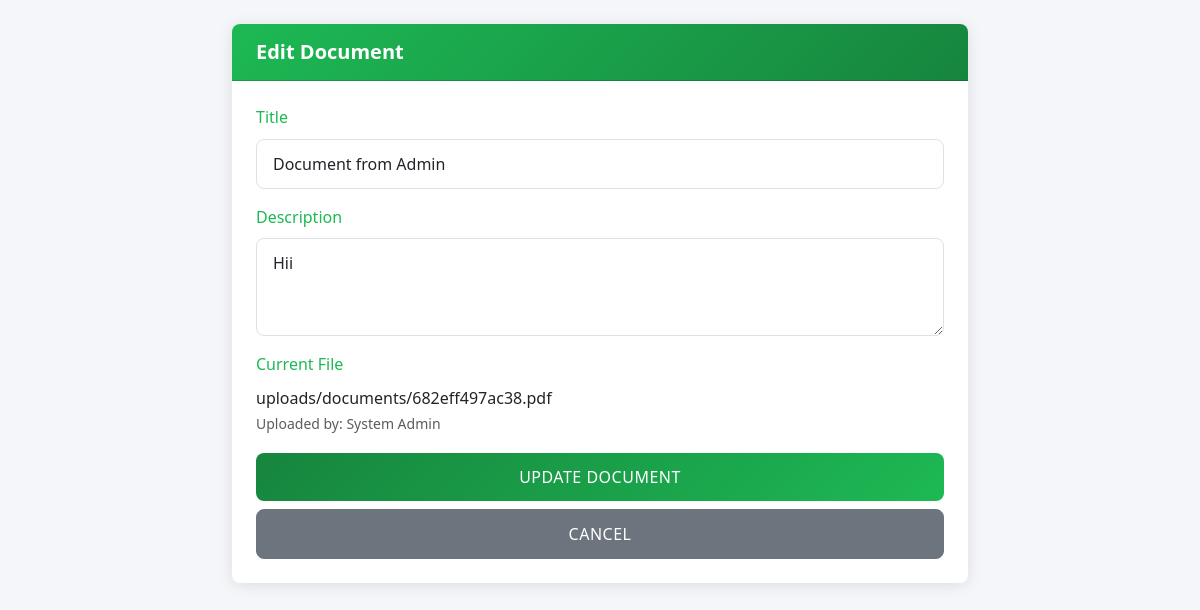
Screenshot of /admin/edit_document.php?id=51 (signed in) with the database file from the repository.
### tables this page shows
CREATE TABLE `documents` (
  `document_id` int(11) NOT NULL,
  `title` varchar(255) NOT NULL,
  `description` text DEFAULT NULL,
  `file_path` varchar(255) NOT NULL,
  `file_type` varchar(50) DEFAULT NULL,
  `file_size` int(11) DEFAULT NULL,
  `sha256_hash` varchar(64) DEFAULT NULL,
  `hmac_signature` text DEFAULT NULL,
  `digital_signature` text DEFAULT NULL,
  `uploaded_by` int(11) DEFAULT NULL,
  `created_at` timestamp NOT NULL DEFAULT current_timestamp(),
  `updated_at` timestamp NOT NULL DEFAULT current_timestamp() ON UPDATE current_timestamp()
);

CREATE TABLE `users` (
  `id` int(11) NOT NULL,
  `username` varchar(50) NOT NULL,
  `email` varchar(100) NOT NULL,
  `password` varchar(255) NOT NULL,
  `google_id` varchar(255) DEFAULT NULL,
  `github_id` varchar(255) DEFAULT NULL,
  `okta_id` varchar(255) DEFAULT NULL,
  `auth_method` enum('manual','github','google','okta') NOT NULL DEFAULT 'manual',
  `profile_picture` varchar(255) DEFAULT NULL,
  `is_active` tinyint(1) DEFAULT 1,
  `is_verified` tinyint(1) DEFAULT 0,
  `verification_token` varchar(255) DEFAULT NULL,
  `status` enum('pending','active','inactive') DEFAULT 'pending',
  `mfa_enabled` tinyint(1) DEFAULT 0,
  `created_at` timestamp NOT NULL DEFAULT current_timestamp(),
  `updated_at` timestamp NOT NULL DEFAULT current_timestamp() ON UPDATE current_timestamp(),
  `role_id` int(11) DEFAULT NULL
);

### admin/edit_document.php (the view, shortened to what this page needs)
<?php
$database = new Database();
$db = $database->getConnection();
$document_id = $_GET['id'];
try {
    $stmt = $db->prepare("
        SELECT d.*, u.username as uploaded_by_name
        FROM documents d
        LEFT JOIN users u ON d.uploaded_by = u.id
        WHERE d.document_id = ?
    ");
    $stmt->execute([$document_id]);
    $doc = $stmt->fetch(PDO::FETCH_ASSOC);
} catch (Exception $e) {
    $_SESSION['error'] = $e->getMessage();
    header('Location: dashboard.php');
    exit();
}
?>
<!DOCTYPE html>
<html lang="en">
<head>
    <link href="https://cdn.jsdelivr.net/npm/bootstrap@5.3.0/dist/css/bootstrap.min.css" rel="stylesheet">
    <link rel="stylesheet" href="../css/styles.css">
</head>
<body>
    <div class="container mt-4">
        <div class="row">
            <div class="col-md-8 mx-auto">
                <div class="card">
                    <div class="card-header">
                        <h5 class="card-title mb-0">Edit Document</h5>
                    </div>
                    <div class="card-body">
                        <form method="POST" action="">
                            <div class="mb-3">
                                <label class="form-label">Title</label>
                                <input type="text" class="form-control" name="title"
                                       value="<?php echo htmlspecialchars($doc['title']); ?>" required>
                            </div>
                            <div class="mb-3">
                                <label class="form-label">Description</label>
                                <textarea class="form-control" name="description" rows="3"><?php
                                    echo htmlspecialchars($doc['description']);
                                ?></textarea>
                            </div>
                            <div class="mb-3">
                                <label class="form-label">Current File</label>
                                <p class="form-control-static">
                                    <?php echo htmlspecialchars($doc['file_path']); ?>
                                    <br>
                                    <small class="text-muted">
                                        Uploaded by: <?php echo htmlspecialchars($doc['uploaded_by_name']); ?>
                                    </small>
                                </p>
                            </div>
                            <div class="d-grid gap-2">
                                <button type="submit" class="btn btn-primary">Update Document</button>
                                <a href="dashboard.php" class="btn btn-secondary">Cancel</a>
                            </div>
                        </form>
                    </div>
                </div>
            </div>
        </div>
    </div>
</body>
</html>

### css/styles.css (style rules this page uses)
:root { --primary-color: #1DB954; --secondary-color: #17853E; --accent-color: #e74c3c; --success-color: #2ecc71; --warning-color: #f1c40f; --light-gray: #f8f9fa; --dark-gray: #343a40; --border-radius: 8px; --box-shadow: 0 2px 15px rgba(0, 0, 0, 0.1); --transition: all 0.3s ease; }
body { font-family: 'Segoe UI', Tahoma, Geneva, Verdana, sans-serif; background-color: #f5f6fa; color: var(--dark-gray); line-height: 1.6; }
.card { border: none; border-radius: var(--border-radius); box-shadow: var(--box-shadow); transition: var(--transition); margin-bottom: 1.5rem; background: white; }
.card-header { background: linear-gradient(135deg, var(--primary-color), var(--secondary-color)); color: white; border-radius: var(--border-radius) var(--border-radius) 0 0 !important; padding: 1rem 1.5rem; }
.card-title { margin: 0; font-weight: 600; }
.card-body { padding: 1.5rem; }
.form-control { border-radius: var(--border-radius); border: 1px solid #dee2e6; padding: 0.75rem 1rem; transition: var(--transition); }
.form-label { font-weight: 500; color: var(--primary-color); margin-bottom: 0.5rem; }
.btn { border-radius: var(--border-radius); padding: 0.75rem 1.5rem; font-weight: 500; transition: var(--transition); text-transform: uppercase; letter-spacing: 0.5px; }
.btn-primary { background: linear-gradient(135deg, var(--secondary-color), var(--primary-color)); border: none; }
.card { animation: fadeIn 0.5s ease-out; }

### rows the page displays
documents: title "Document from Admin", description "Hii", file_path "uploads/documents/682eff497ac38.pdf", uploaded_by.username "System Admin"
